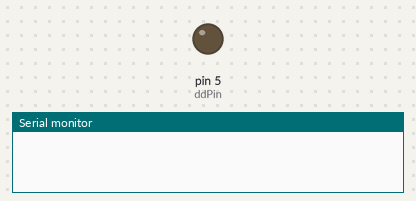
Bench run of a sketch on a simulated Arduino Uno, built with avr-gcc and run on an emulated ATmega328P. On the bench: output pins drawn as LEDs (lit = HIGH), the last lines printed to the serial monitor.

Above: at 0.1 s.
At 3.8 s:
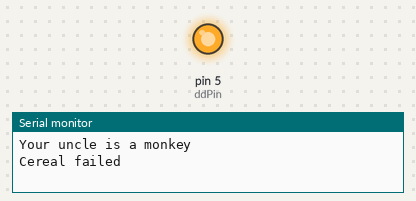
Timing chart, 0 to 5.3 s (numbered marks = the images above):
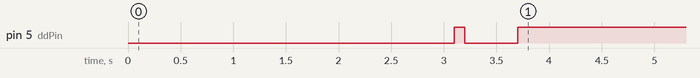

The sketch:

sketch_Roomba1.ino
```cpp
  #include<SoftwareSerial.h>

//pin assignment

int rxPin = 10; // from arduino  pin 10 to roomba pin 3
int txPin = 11; // from srduino pin 11 to roomba pin 4
int ddPin = 5; // from srduino pin 5 to roomba pin 5

SoftwareSerial cereal(rxPin, txPin);

void setup() {
  Serial.begin(9600);
  delay(3000);
  Serial.println("Your uncle is a monkey");

  pinMode (ddPin, OUTPUT);
  //pinMode (rxPin, );
  //pinMode (txPin, );

  cereal.begin(19200);

  delay(100);

  if (cereal.available()){
    Serial.println(cereal.read());
  } else {
    Serial.println("Cereal failed");
  }

  digitalWrite(ddPin, HIGH);
  delay(100);
  digitalWrite(ddPin, LOW);
  delay(500);
  digitalWrite(ddPin, HIGH);
  delay(2000);

  // Safe mode

  cereal.write(128);

  delay(10);

  cereal.write(130);

  delay(10);

  // full mode
  /*
  cereal.write(130);

  delay(10);

  cereal.write(132);

  delay(10);
  */

  cereal.write(128);
  cereal.write(173);
  cereal.write(128);
  delay(10);
  cereal.write(131);

  //cereal.write(143); return to dock

  cereal.write(141);
  cereal.write(1);
}


void loop() {
  // put your main code here, to run repeatedly:

}
```
